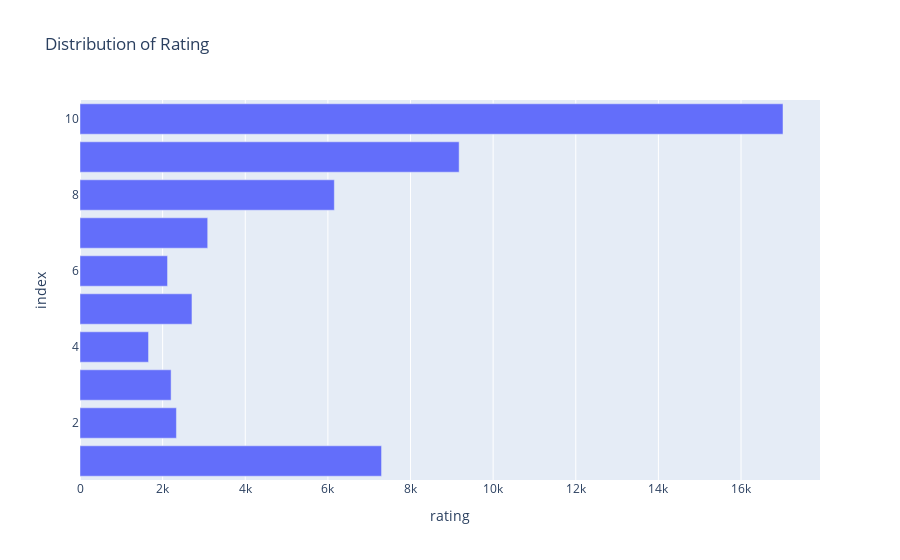

Source (notebook cell):
### Code cell
import plotly.express as px

fig = px.bar(df['rating'].value_counts().sort_index(), x='rating', title='Distribution of Rating')
fig.show()

drug = df["drugName"].value_counts()

### Figure 1 — Plotly figure (JSON) as saved in the notebook; plotly's stock layout.template omitted (floating-point values rounded to 4 significant figures)
{"data": [{"alignmentgroup": "True", "hovertemplate": "rating=%{x}<br>index=%{y}<extra></extra>", "legendgroup": "", "marker": {"color": "#636efa", "pattern": {"shape": ""}}, "name": "", "offsetgroup": "", "orientation": "h", "showlegend": false, "textposition": "auto", "type": "bar", "x": [7299, 2334, 2205, 1659, 2710, 2119, 3091, 6156, 9177, 17016], "xaxis": "x", "y": [1, 2, 3, 4, 5, 6, 7, 8, 9, 10], "yaxis": "y"}], "layout": {"barmode": "relative", "legend": {"tracegroupgap": 0}, "title": {"text": "Distribution of Rating"}, "xaxis": {"anchor": "y", "domain": [0, 1], "title": {"text": "rating"}}, "yaxis": {"anchor": "x", "domain": [0, 1], "title": {"text": "index"}}}}
